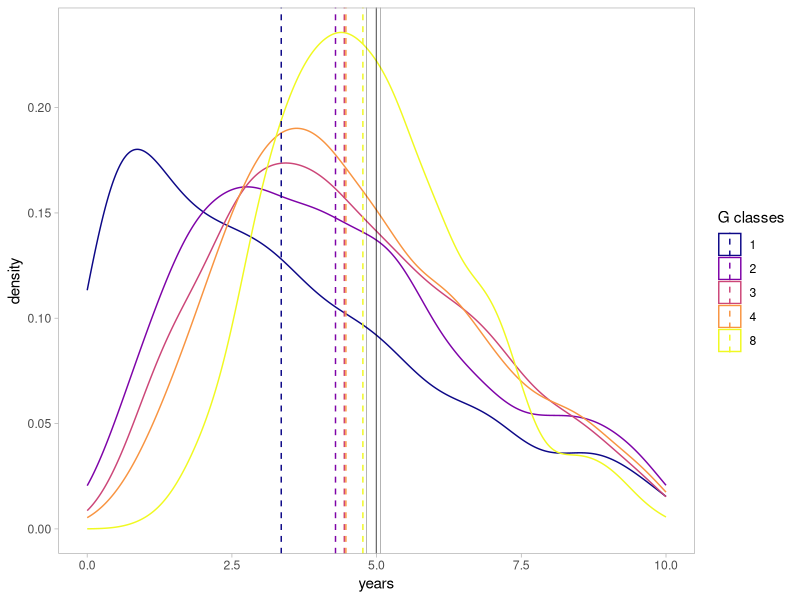
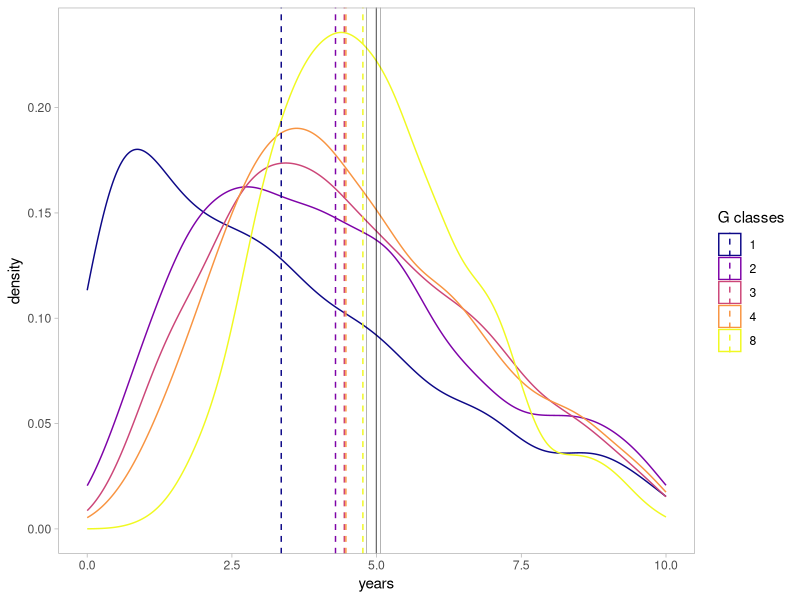

Generate these figures, in order, with R:
library(grid)
library(gridExtra)
library(ggplot2)

#set your working directory
setwd("/home/samuel/Documents/Hote-parasite/HPV/PTRS/Evolution_oncoviruses/Analysis")


##Generating a distribution of waiting times with different calsses (to clarify things)
dataN1<-rexp(1000,1/1825)
dataN2<-rexp(1000,2/1825)+rexp(1000,2/1825)
dataN3<-rexp(1000,3/1825)+rexp(1000,3/1825)+rexp(1000,3/1825)
dataN4<-rexp(1000,4/1825)+rexp(1000,4/1825)+rexp(1000,4/1825)+rexp(1000,4/1825)
dataN8<-rexp(1000,8/1825)+rexp(1000,8/1825)+rexp(1000,8/1825)+rexp(1000,8/1825)+rexp(1000,8/1825)+rexp(1000,8/1825)+rexp(1000,8/1825)+rexp(1000,8/1825)

data<-c()
data<-rbind(data,cbind(dataN1,rep("1",1000)))
data<-rbind(data,cbind(dataN2,rep("2",1000)))
data<-rbind(data,cbind(dataN3,rep("3",1000)))
data<-rbind(data,cbind(dataN4,rep("4",1000)))
data<-rbind(data,cbind(dataN8,rep("8",1000)))

colnames(data)<-c("years","classes")
data<-as.data.frame(data)
head(data)

data_me<-c()
data_me<-rbind(data_me,c("1",median(dataN1)))
data_me<-rbind(data_me,c("2",median(dataN2)))
data_me<-rbind(data_me,c("3",median(dataN3)))
data_me<-rbind(data_me,c("4",median(dataN4)))
data_me<-rbind(data_me,c("8",median(dataN8)))

colnames(data_me)<-c("classes","years")
data_me<-as.data.frame(data_me)


library(plyr)
ggplot(data,aes(as.numeric(as.character(years))/365,col=as.factor(classes)))+
  geom_density(alpha = 0.1)+
  xlim(0, 10)+
  theme_light()+
  scale_color_viridis_d(option="plasma")+
  labs(x="years",col="G classes") +
  theme(panel.grid.major = element_blank(),panel.grid.minor = element_blank())+
#  geom_vline(data=data_me, aes(xintercept=as.numeric(as.character(data_me$years))/365, colour=as.factor(data_me$classes)),linetype="dashed", size=0.2)
geom_vline(data=ddply(data,c("classes"),summarize,tfin=mean(as.numeric(as.character(years))/365)),aes(xintercept=tfin), size=0.1)+
geom_vline(data=ddply(data,c("classes"),summarize,tfin=median(as.numeric(as.character(years))/365)),aes(xintercept=tfin, colour=as.factor(classes)),linetype="dashed", size=0.5)


ggsave(plot=last_plot(),filename="distribution_waiting_times_lDNA.pdf", width = 9, height = 6.5, units = "cm")



